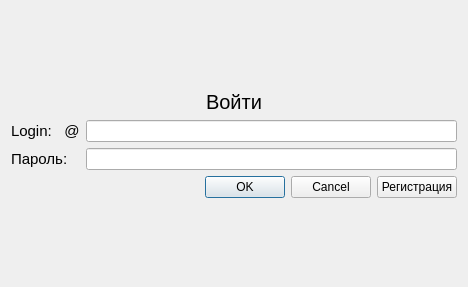
<?xml version="1.0" encoding="UTF-8"?>
<ui version="4.0">
 <class>LoginForm</class>
 <widget class="QWidget" name="LoginForm">
  <property name="geometry">
   <rect>
    <x>0</x>
    <y>0</y>
    <width>468</width>
    <height>287</height>
   </rect>
  </property>
  <property name="windowTitle">
   <string>Form</string>
  </property>
  <layout class="QVBoxLayout" name="verticalLayout">
   <item>
    <spacer name="verticalSpacer_2">
     <property name="orientation">
      <enum>Qt::Vertical</enum>
     </property>
     <property name="sizeHint" stdset="0">
      <size>
       <width>20</width>
       <height>40</height>
      </size>
     </property>
    </spacer>
   </item>
   <item>
    <widget class="QLabel" name="label_3">
     <property name="font">
      <font>
       <pointsize>15</pointsize>
      </font>
     </property>
     <property name="text">
      <string>Войти</string>
     </property>
     <property name="alignment">
      <set>Qt::AlignCenter</set>
     </property>
    </widget>
   </item>
   <item>
    <layout class="QFormLayout" name="formLayout">
     <item row="0" column="0">
      <widget class="QLabel" name="label">
       <property name="font">
        <font>
         <pointsize>11</pointsize>
        </font>
       </property>
       <property name="text">
        <string>Login:   @</string>
       </property>
      </widget>
     </item>
     <item row="1" column="0">
      <widget class="QLabel" name="label_2">
       <property name="font">
        <font>
         <pointsize>11</pointsize>
        </font>
       </property>
       <property name="text">
        <string>Пароль: </string>
       </property>
      </widget>
     </item>
     <item row="0" column="1">
      <widget class="QLineEdit" name="LoginEdit"/>
     </item>
     <item row="1" column="1">
      <widget class="QLineEdit" name="PasswordEdit">
       <property name="echoMode">
        <enum>QLineEdit::Password</enum>
       </property>
      </widget>
     </item>
    </layout>
   </item>
   <item>
    <layout class="QHBoxLayout" name="horizontalLayout">
     <item>
      <widget class="QDialogButtonBox" name="buttonBox">
       <property name="standardButtons">
        <set>QDialogButtonBox::Cancel|QDialogButtonBox::Ok</set>
       </property>
      </widget>
     </item>
     <item>
      <widget class="QPushButton" name="registrationPushButton">
       <property name="text">
        <string>Регистрация</string>
       </property>
      </widget>
     </item>
    </layout>
   </item>
   <item>
    <spacer name="verticalSpacer">
     <property name="orientation">
      <enum>Qt::Vertical</enum>
     </property>
     <property name="sizeHint" stdset="0">
      <size>
       <width>20</width>
       <height>40</height>
      </size>
     </property>
    </spacer>
   </item>
  </layout>
 </widget>
 <tabstops>
  <tabstop>LoginEdit</tabstop>
  <tabstop>PasswordEdit</tabstop>
  <tabstop>registrationPushButton</tabstop>
 </tabstops>
 <resources/>
 <connections/>
</ui>
